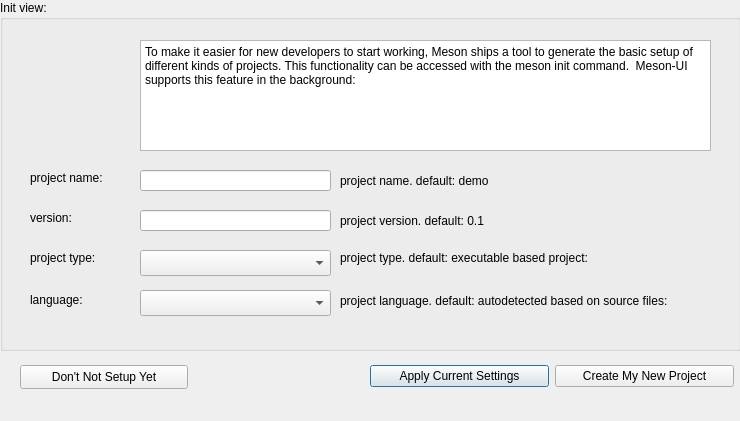
<?xml version="1.0" encoding="UTF-8"?>
<ui version="4.0">
 <class>Activity_Init_Dialog</class>
 <widget class="QDialog" name="Activity_Init_Dialog">
  <property name="geometry">
   <rect>
    <x>0</x>
    <y>0</y>
    <width>740</width>
    <height>421</height>
   </rect>
  </property>
  <property name="windowTitle">
   <string>Dialog</string>
  </property>
  <property name="styleSheet">
   <string notr="true"/>
  </property>
  <widget class="QWidget" name="layoutWidget">
   <property name="geometry">
    <rect>
     <x>370</x>
     <y>360</y>
     <width>364</width>
     <height>32</height>
    </rect>
   </property>
   <property name="styleSheet">
    <string/>
   </property>
   <layout class="QHBoxLayout" name="horizontalLayout">
    <item>
     <widget class="QPushButton" name="control_push_do_update">
      <property name="styleSheet">
       <string notr="true"/>
      </property>
      <property name="text">
       <string>Apply Current Settings</string>
      </property>
     </widget>
    </item>
    <item>
     <widget class="QPushButton" name="control_push_do_init">
      <property name="styleSheet">
       <string notr="true"/>
      </property>
      <property name="text">
       <string>Create My New Project</string>
      </property>
     </widget>
    </item>
   </layout>
  </widget>
  <widget class="QGroupBox" name="groupBox">
   <property name="geometry">
    <rect>
     <x>0</x>
     <y>0</y>
     <width>741</width>
     <height>351</height>
    </rect>
   </property>
   <property name="styleSheet">
    <string/>
   </property>
   <property name="title">
    <string>Init view:</string>
   </property>
   <widget class="QLabel" name="label_5">
    <property name="geometry">
     <rect>
      <x>20</x>
      <y>40</y>
      <width>81</width>
      <height>71</height>
     </rect>
    </property>
    <property name="autoFillBackground">
     <bool>false</bool>
    </property>
    <property name="styleSheet">
     <string/>
    </property>
    <property name="text">
     <string/>
    </property>
    <property name="pixmap">
     <pixmap resource="../resource.qrc">:/icon/mesonui-icon/meson_modern.png</pixmap>
    </property>
    <property name="scaledContents">
     <bool>true</bool>
    </property>
   </widget>
   <widget class="QComboBox" name="combo_type">
    <property name="geometry">
     <rect>
      <x>140</x>
      <y>250</y>
      <width>191</width>
      <height>26</height>
     </rect>
    </property>
    <property name="styleSheet">
     <string notr="true"/>
    </property>
   </widget>
   <widget class="QLabel" name="label">
    <property name="geometry">
     <rect>
      <x>30</x>
      <y>250</y>
      <width>101</width>
      <height>16</height>
     </rect>
    </property>
    <property name="styleSheet">
     <string/>
    </property>
    <property name="text">
     <string>project type:</string>
    </property>
   </widget>
   <widget class="QLabel" name="label_2">
    <property name="geometry">
     <rect>
      <x>30</x>
      <y>290</y>
      <width>101</width>
      <height>20</height>
     </rect>
    </property>
    <property name="styleSheet">
     <string/>
    </property>
    <property name="text">
     <string>language:</string>
    </property>
   </widget>
   <widget class="QComboBox" name="combo_lang">
    <property name="geometry">
     <rect>
      <x>140</x>
      <y>290</y>
      <width>191</width>
      <height>26</height>
     </rect>
    </property>
    <property name="styleSheet">
     <string notr="true"/>
    </property>
   </widget>
   <widget class="QLineEdit" name="edit_name">
    <property name="geometry">
     <rect>
      <x>140</x>
      <y>170</y>
      <width>191</width>
      <height>21</height>
     </rect>
    </property>
    <property name="styleSheet">
     <string notr="true"/>
    </property>
    <property name="text">
     <string/>
    </property>
   </widget>
   <widget class="QLabel" name="label_4">
    <property name="geometry">
     <rect>
      <x>30</x>
      <y>170</y>
      <width>101</width>
      <height>16</height>
     </rect>
    </property>
    <property name="styleSheet">
     <string/>
    </property>
    <property name="text">
     <string>project name:</string>
    </property>
   </widget>
   <widget class="QLabel" name="label_6">
    <property name="geometry">
     <rect>
      <x>30</x>
      <y>210</y>
      <width>101</width>
      <height>16</height>
     </rect>
    </property>
    <property name="styleSheet">
     <string/>
    </property>
    <property name="text">
     <string>version:</string>
    </property>
   </widget>
   <widget class="QLineEdit" name="edit_version">
    <property name="geometry">
     <rect>
      <x>140</x>
      <y>210</y>
      <width>191</width>
      <height>21</height>
     </rect>
    </property>
    <property name="styleSheet">
     <string notr="true"/>
    </property>
    <property name="text">
     <string/>
    </property>
   </widget>
   <widget class="QLabel" name="label_3">
    <property name="geometry">
     <rect>
      <x>340</x>
      <y>290</y>
      <width>381</width>
      <height>21</height>
     </rect>
    </property>
    <property name="styleSheet">
     <string/>
    </property>
    <property name="text">
     <string>project language. default: autodetected based on source files:</string>
    </property>
   </widget>
   <widget class="QLabel" name="label_8">
    <property name="geometry">
     <rect>
      <x>340</x>
      <y>250</y>
      <width>381</width>
      <height>16</height>
     </rect>
    </property>
    <property name="styleSheet">
     <string/>
    </property>
    <property name="text">
     <string>project type. default: executable based project:</string>
    </property>
   </widget>
   <widget class="QLabel" name="label_10">
    <property name="geometry">
     <rect>
      <x>340</x>
      <y>210</y>
      <width>381</width>
      <height>21</height>
     </rect>
    </property>
    <property name="styleSheet">
     <string/>
    </property>
    <property name="text">
     <string>project version. default: 0.1</string>
    </property>
   </widget>
   <widget class="QLabel" name="label_11">
    <property name="geometry">
     <rect>
      <x>340</x>
      <y>170</y>
      <width>381</width>
      <height>21</height>
     </rect>
    </property>
    <property name="styleSheet">
     <string/>
    </property>
    <property name="text">
     <string>project name. default: demo</string>
    </property>
   </widget>
   <widget class="QPlainTextEdit" name="info">
    <property name="geometry">
     <rect>
      <x>140</x>
      <y>40</y>
      <width>571</width>
      <height>111</height>
     </rect>
    </property>
    <property name="styleSheet">
     <string notr="true"/>
    </property>
    <property name="readOnly">
     <bool>true</bool>
    </property>
    <property name="plainText">
     <string>To make it easier for new developers to start working, Meson ships a tool to generate the basic setup of different kinds of projects. This functionality can be accessed with the meson init command.  Meson-UI supports this feature in the background:</string>
    </property>
   </widget>
  </widget>
  <widget class="QPushButton" name="control_push_no_init">
   <property name="geometry">
    <rect>
     <x>20</x>
     <y>365</y>
     <width>168</width>
     <height>24</height>
    </rect>
   </property>
   <property name="styleSheet">
    <string notr="true"/>
   </property>
   <property name="text">
    <string>Don't Not Setup Yet</string>
   </property>
  </widget>
 </widget>
 <resources>
  <include location="../resource.qrc"/>
 </resources>
 <connections/>
</ui>
